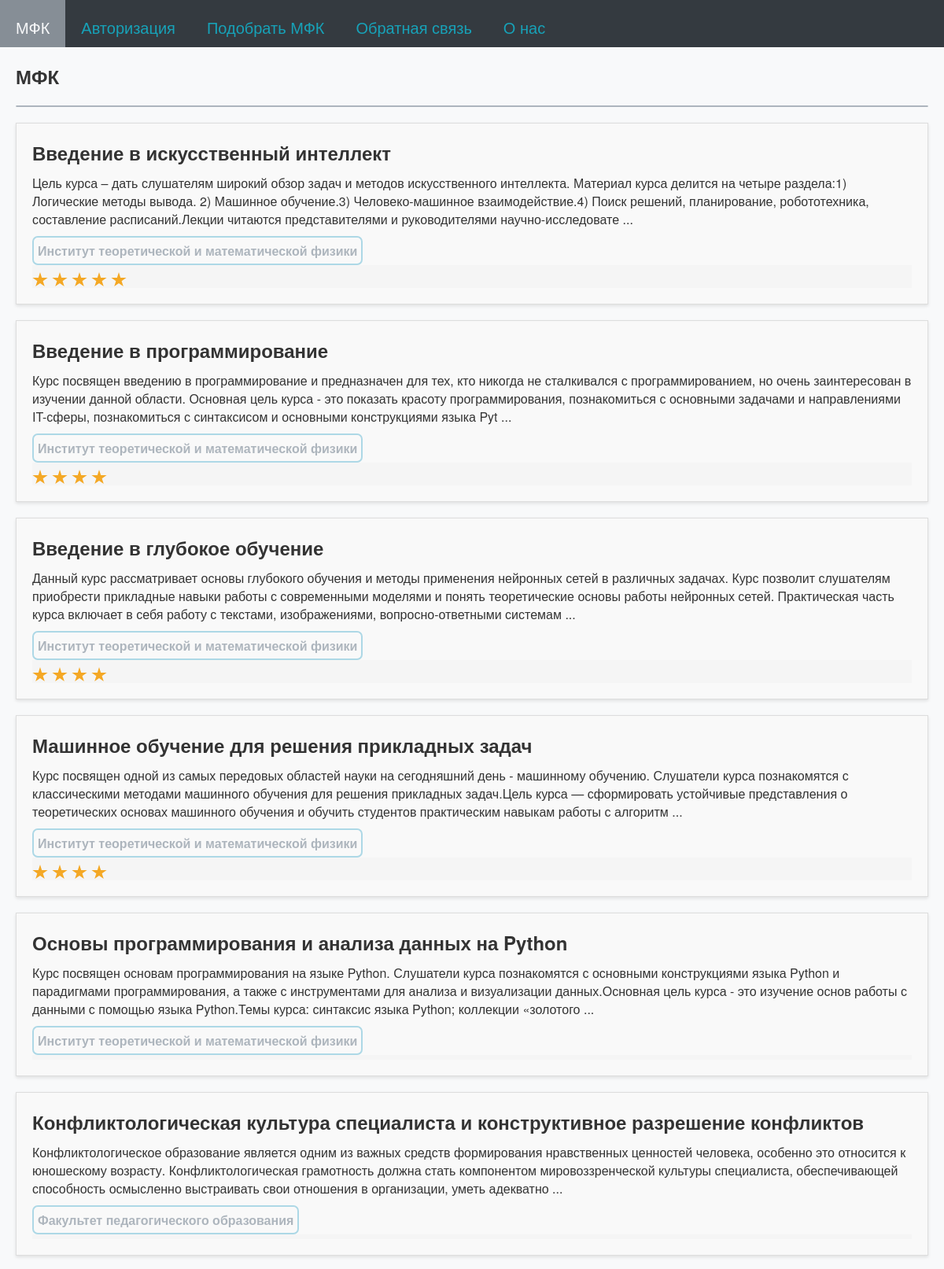
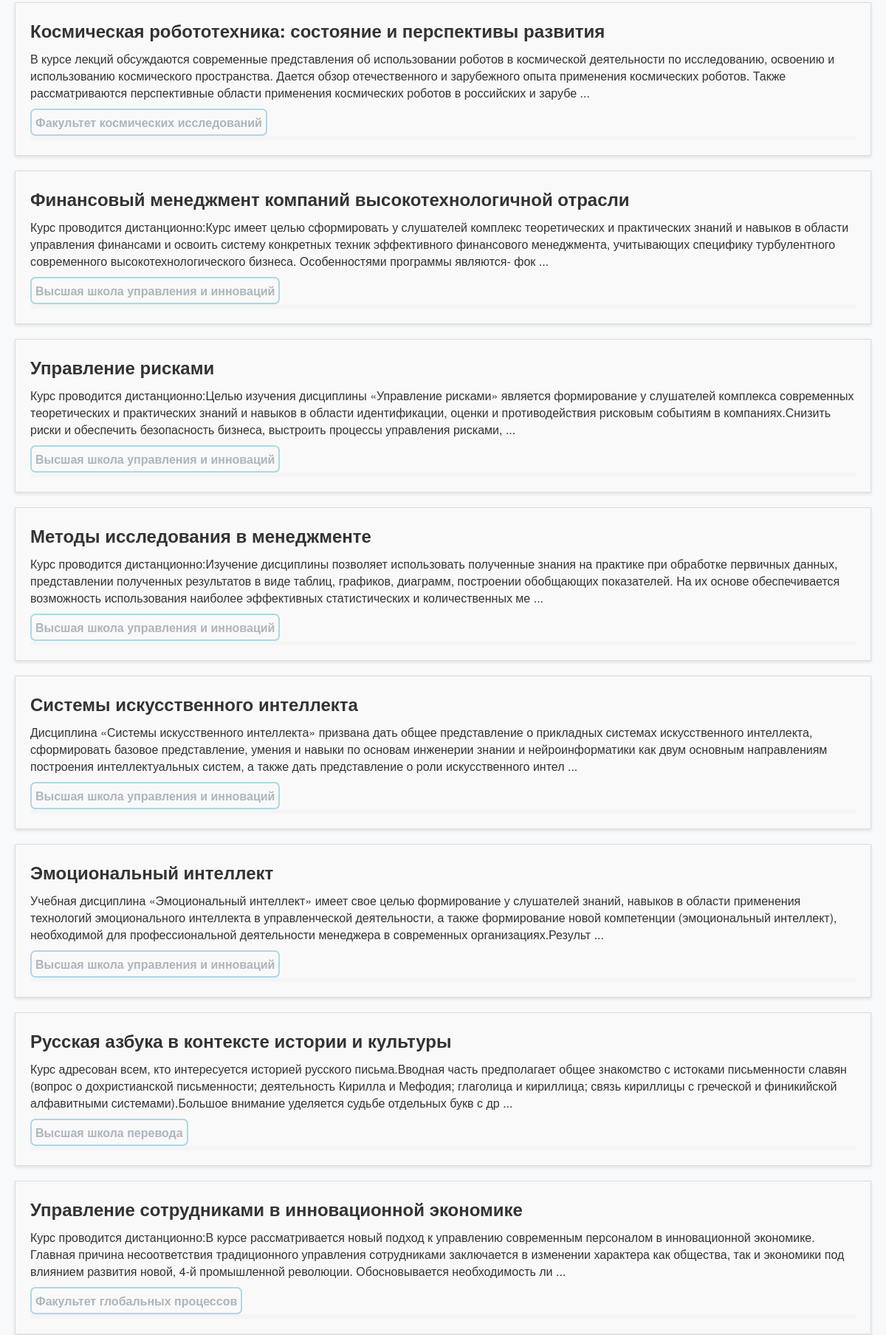
The page /dict (upper part) on the database its author committed (2 pictures, top to bottom).
### tables this page shows
CREATE TABLE mfk (
id integer PRIMARY KEY AUTOINCREMENT,
name text,
faculty text,
desc text,
online text,
openclose text,
score text
);

### testApp.py (the view)
@app.route("/")
@app.route("/dict")
def dict():
    return render_template('dict.html', my_text='МФК', menu=menu, mfk_table=dbase.getMfkAnonce())

### FDataBase.py (called while the page is built)
    def getMfkAnonce(self):
        try:
            self.__cur.execute(f"SELECT id, name, faculty, desc, online, score FROM mfk ORDER BY id DESC")
            res = self.__cur.fetchall()
            if res: return res
        except sqlite3.Error as e:
            print("Ошибка получения статьи из БД " + str(e))
        return []

### testApp.py (called while the page is built)
def connect_db():
    conn = sqlite3.connect(app.config['DATABASE'])
    conn.row_factory = sqlite3.Row
    return conn

def get_db():
    if not hasattr(g, 'link_db'):
        g.link_db = connect_db()
    return g.link_db

@app.before_request
def before_request():
    global dbase
    db = get_db()
    dbase = FDataBase(db)

### templates/dict.html (shortened to what this page needs)
{% extends 'index.html' %}
{% block content %}
    <ul class="list-posts">
        {% for m in mfk_table %}
            <li>
                    <a  style="" class="my_a" href="{{ url_for('showMfk', alias=m.id)}}">
                        <h2 style="margin: 0px 0px 10px 0px;">{{m.name}}</h2>
                    </a>
                    {{m.desc[:350]}} ...
                    <br>
                    <div style="color: #adb5bd; border: 2px solid #ADD8E6; border-radius: 7px; padding: 5px; margin: 10px 5px 0px 0px; display: inline-block;">
                        <b>{{m.faculty}}</b>
                    </div>
                    <div class="comment_stars_background comment_container container">
                      <div class="comment_stars_background container__items">
                        {% for i in range(m.score|int) %}
                          <label class="comment_stars_background my_label" for="">
                            <div class="star-stroke">
                            </div>
                          </label>
                        {% endfor %}
                      </div>
                    </div>
            </li>
        {% endfor %}
    </ul>
{% endblock %}

### static/css/style.css (style rules this page uses)
body { font-family: 'Helvetica Neue', Helvetica, sans-serif; margin: 0; padding: 0; background-color: #f8f9fa; }
a { color: #007bff; text-decoration: none; }
ul.list-posts { list-style: none; margin: 0; padding: 0; }
ul.list-posts li { margin: 20px 0; padding: 20px; border: 1px solid #ddd; background: #f9f9f9; box-shadow: 0px 2px 4px rgba(0, 0, 0, 0.1); }
.my_a { color: #333; }
:root { --primary-colour: #f8f9fa; --secondary-colour: hsl(38 90% 55%); --star-colour: hsl(38 90% 55%); }
.my_label { margin-right: 5px; }
.container { background: #f8f9fa; margin: 0; padding: 0; display: flex; align-items: center; }
.container .container__items { display: flex; align-items: left; justify-content: left; gap: -50px; }
.container .container__items label { aspect-ratio: 1; }
.container .container__items label .star-stroke { display: grid; place-items: center; width: 20px; height: 20px; background: var(--secondary-colour); clip-path: polygon(50% 0%, 61% 35%, 98% 35%, 68% 57%, 79% 91%, 50% 70%, 21% 91%, 32% 57%, 2% 35%, 39% 35%); }
.comment_container { background: #f8f9fa; margin: 0; padding: 0; display: flex; align-items: center; }
.comment_stars_background { background: #f5f5f5; padding: 3px 0px 0px 0px ; }

### rows shown on the page
mfk: name "Введение в искусственный интеллект", desc "Цель курса – дать слушателям широкий обзор задач и методов искусственного интеллекта. Материал курса делится на четыре раздела:1) Логические методы вывода. 2) Машинное обучение.3) Человеко-машинное взаимодействие.4) Поиск решений, планирование, робототехника, составление расписаний.Лекции читаются представителями и руководителями научно-исследовате", faculty "Институт теоретической и математической физики", score "5" (drawn)
mfk: name "Введение в программирование", desc "Курс посвящен введению в программирование и предназначен для тех, кто никогда не сталкивался с программированием, но очень заинтересован в изучении данной области. Основная цель курса - это показать красоту программирования, познакомиться с основными задачами и направлениями IT-сферы, познакомиться с синтаксисом и основными конструкциями языка Pyt", faculty "Институт теоретической и математической физики", score "4" (drawn)
mfk: name "Введение в глубокое обучение", desc "Данный курс рассматривает основы глубокого обучения и методы применения нейронных сетей в различных задачах. Курс позволит слушателям приобрести прикладные навыки работы с современными моделями и понять теоретические основы работы нейронных сетей. Практическая часть курса включает в себя работу с текстами, изображениями, вопросно-ответными системам", faculty "Институт теоретической и математической физики", score "4" (drawn)
mfk: name "Машинное обучение для решения прикладных задач", desc "Курс посвящен одной из самых передовых областей науки на сегодняшний день - машинному обучению. Слушатели курса познакомятся с классическими методами машинного обучения для решения прикладных задач.Цель курса — сформировать устойчивые представления о теоретических основах машинного обучения и обучить студентов практическим навыкам работы с алгоритм", faculty "Институт теоретической и математической физики", score "4" (drawn)
mfk: name "Основы программирования и анализа данных на Python", desc "Курс посвящен основам программирования на языке Python. Слушатели курса познакомятся с основными конструкциями языка Python и парадигмами программирования, а также с инструментами для анализа и визуализации данных.Основная цель курса - это изучение основ работы с данными с помощью языка Python.Темы курса: синтаксис языка Python; коллекции «золотого", faculty "Институт теоретической и математической физики"
mfk: name "Конфликтологическая культура специалиста и конструктивное разрешение конфликтов", desc "Конфликтологическое образование является одним из важных средств формирования нравственных ценностей человека, особенно это относится к юношескому возрасту. Конфликтологическая грамотность должна стать компонентом мировоззренческой культуры специалиста, обеспечивающей способность осмысленно выстраивать свои отношения в организации, уметь адекватно", faculty "Факультет педагогического образования"
mfk: name "Космическая робототехника: состояние и перспективы развития", desc "В курсе лекций обсуждаются современные представления об использовании роботов в космической деятельности по исследованию, освоению и использованию космического пространства. Дается обзор отечественного и зарубежного опыта применения космических роботов. Также рассматриваются перспективные области применения космических роботов в российских и зарубе", faculty "Факультет космических исследований"
mfk: name "Финансовый менеджмент компаний высокотехнологичной отрасли", desc "Курс проводится дистанционно:Курс имеет целью cформировать у слушателей комплекс теоретических и практических знаний и навыков в области управления финансами и освоить систему конкретных техник эффективного финансового менеджмента, учитывающих специфику турбулентного современного высокотехнологического бизнеса. Особенностями программы являются- фок", faculty "Высшая школа управления и инноваций"
mfk: name "Управление рисками", desc "Курс проводится дистанционно:Целью изучения дисциплины «Управление рисками» является формирование у слушателей комплекса современных теоретических и практических знаний и навыков в области идентификации, оценки и противодействия рисковым событиям в компаниях.Снизить риски и обеспечить безопасность бизнеса, выстроить процессы управления рисками,", faculty "Высшая школа управления и инноваций"
mfk: name "Методы исследования в менеджменте", desc "Курс проводится дистанционно:Изучение дисциплины позволяет использовать полученные знания на практике при обработке первичных данных, представлении полученных результатов в виде таблиц, графиков, диаграмм, построении обобщающих показателей. На их основе обеспечивается возможность использования наиболее эффективных статистических и количественных ме", faculty "Высшая школа управления и инноваций"
mfk: name "Системы искусственного интеллекта", desc "Дисциплина «Системы искусственного интеллекта» призвана дать общее представление о прикладных системах искусственного интеллекта, сформировать базовое представление, умения и навыки по основам инженерии знании и нейроинформатики как двум основным направлениям построения интеллектуальных систем, а также дать представление о роли искусственного интел", faculty "Высшая школа управления и инноваций"
mfk: name "Эмоциональный интеллект", desc "Учебная дисциплина «Эмоциональный интеллект» имеет свое целью формирование у слушателей знаний, навыков в области применения технологий эмоционального интеллекта в управленческой деятельности, а также формирование новой компетенции (эмоциональный интеллект), необходимой для профессиональной деятельности менеджера в современных организациях.Результ", faculty "Высшая школа управления и инноваций"
mfk: name "Русская азбука в контексте истории и культуры", desc "Курс адресован всем, кто интересуется историей русского письма.Вводная часть предполагает общее знакомство с истоками письменности славян (вопрос о дохристианской письменности; деятельность Кирилла и Мефодия; глаголица и кириллица; связь кириллицы с греческой и финикийской алфавитными системами).Большое внимание уделяется судьбе отдельных букв с др", faculty "Высшая школа перевода"
mfk: name "Управление сотрудниками в инновационной экономике", desc "Курс проводится дистанционно:В курсе рассматривается новый подход к управлению современным персоналом в инновационной экономике. Главная причина несоответствия традиционного управления сотрудниками заключается в изменении характера как общества, так и экономики под влиянием развития новой, 4-й промышленной революции. Обосновывается необходимость ли", faculty "Факультет глобальных процессов"

### other values the page prints
{{ m.title }} "МФК" "Авторизация" "Подобрать МФК" "Обратная связь" "О нас"
{{ my_text }} "МФК"
